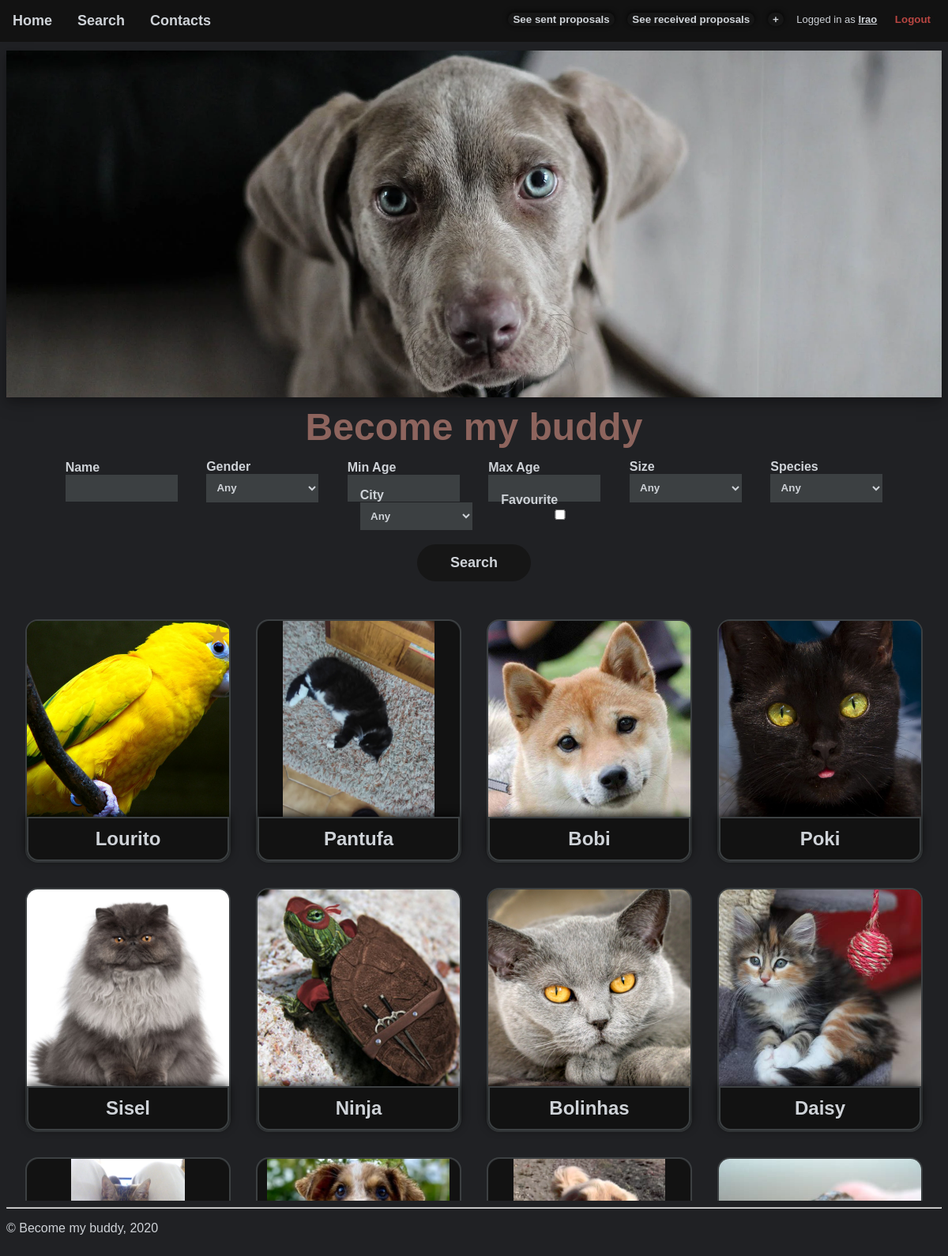
The app's page /pages/list.php (signed in) with its own data.
### tables this page shows
CREATE TABLE PetPost( 
    id INTEGER PRIMARY KEY,
    name TEXT NOT NULL,
    birth_date DATE NOT NULL,
    gender INTEGER CHECK (gender = 1 OR gender = 0), -- 0 male, 1 female
    size INTEGER CHECK (size = 1 OR size = 2 OR size = 3), -- 1 small, 2 medium, 3 big
    description TEXT NOT NULL,
    date DATE NOT NULL,
    color_id INTEGER REFERENCES Color(id),
    species_id INTEGER REFERENCES Species(id),
    city_id INTEGER REFERENCES City(id),
    user_id INTEGER REFERENCES User(id)
);

### pages/list.php (called while the page is built, shortened)
<?php
  require '../templates/common/tpl_header.php';
  require_once '../templates/tpl_list.php';
?>
<?php
  $filterOptions = getFilterOptions();
  $posts = $filterOptions['posts'];
  $values = $filterOptions['values'];
  drawSearch($values);
  drawPostList($posts);
  require '../templates/common/tpl_footer.php';
?>

### database/queries/db_post.php (called while the page is built, shortened)
<?php
    function conditionsToString($query_conditions_array)
    {
        if (count($query_conditions_array) == 0) {
            return '';
        }
        $res = 'WHERE ';
        $i = 0;
        $res .= $query_conditions_array[$i];
        return $res;
    }
    function getPosts($search_options, $query_conditions_array, $from_clause)
    {
        $query_conditions = conditionsToString($query_conditions_array);
        $db = Database::instance()->db();
        $stmt = $db->prepare(
            'SELECT DISTINCT PetPost.id as post_id, name, birth_date,
               cast(julianday(date("now")) - julianday(birth_date) as int) as age,
               gender, size, city_id, species_id,
             PetPhoto.id as photo_id, PetPhoto.extension as photo_extension
             FROM PetPost JOIN PetPhoto ON(PetPost.id = PetPhoto.post_id) ' .
            $from_clause .
            $query_conditions .
            ' GROUP BY PetPost.id'
        );
        $stmt->execute($search_options);
        return $stmt->fetchAll();
    }
?>

### templates/tpl_list.php (the view, shortened to what this page needs)
<?php
require_once '../database/queries/db_post.php';
require_once '../templates/tpl_utils.php';
?>
<?php function drawPostList($posts)
{
    ?>
<div class="list">
    <?php
    foreach($posts as $post) {
        drawPostItem($post);
    }
    ?>
</div>
<?php } ?>
<?php function drawFavouriteStar($post)
{
    if(isset($_SESSION['username']) && isset($post['isFavourite'])) { ?>
    <div id="favourite-star">
        <?php if ($post['isFavourite']) {
            echo '&bigstar;';
        }?>
    </div>
    <?php }
} ?>
<?php function drawPostItem($post)
{
    $photo_path = '/static/images/' . $post['photo_id'] . '.' . $post['photo_extension'];
    $post_path = 'post.php?post_id=' . $post['post_id'];
    ?>
  <a class="nounderline list-item" href="<?php echo $post_path; ?>">
    <?php drawFavouriteStar($post); ?>
    <div class="petimage">
      <div class="list-item-img" style="background: url('<?php echo $photo_path; ?>') no-repeat center /auto 100%"></div>
    </div>
    <div class="list-item-txt">
      <?php echo $post['name']; ?>
    </div>
  </a>
<?php } ?>
<?php function drawSearch($values)
{
    ?>
<form class="listfilter" action="../pages/list.php" method="GET">
  <div class="form-item listfilter-item" >
    <label for="name">Name</label>
    <input id="name" type="text" name="name" value="<?php echo $values['name'] ?>">
  </div>
  <div class="form-item listfilter-item" >
  </div>
  <div class="form-item listfilter-item" >
    <label for="min_age">Min Age</label>
    <input id="min_age" min="0" type="text" name="min_age" value="<?php echo $values['min_age'] ?>">
  </div>
  <div class="form-item listfilter-item" >
    <label for="max_age">Max Age</label>
    <input id="max_age" min="0" type="text" name="max_age" value="<?php echo $values['max_age'] ?>">
  </div>
  <div class="form-item listfilter-item" >
  </div>
  <div class="form-item listfilter-item" >
  </div>
  <div class="form-item listfilter-item" >
  </div>
  <?php if(isset($_SESSION['username'])) { ?>
  <div class="form-item listfilter-item" >
  <label for="favourite">Favourite</label>
    <input id="favourite" type="checkbox" name="favourite" value="true" <?php if($values['favourite'] == "true") echo 'checked'; ?> >
  </div>
  <?php } ?>
  <br>
  <input class="form-button listfilter-button" type="submit" value="Search">
</form>
<?php }?>
<?php function getFilterOptions()
{
    $search_options = array();
    $query_conditions = array();
    $from_clause = "";
    $curr_favourite = "false";
    $curr_name = '';
    $curr_min_age = '';
    $curr_max_age = '';
    $curr_gender = 'any';
    $curr_size = '';
    $curr_city = 'any';
    $curr_species = 'any';
    $current_values = array(
      'name'=> $curr_name,
      'min_age'=> $curr_min_age,
      'max_age'=> $curr_max_age,
      'gender'=> $curr_gender,
      'size'=> $curr_size,
      'city'=> $curr_city,
      'species'=> $curr_species,
      'favourite' => $curr_favourite
    );
    $posts = getPosts($search_options, $query_conditions, $from_clause);
    if(empty($search_options) && isset($_SESSION['username'])) {
        $posts = tagFavouritesAndSort($posts);
    }
    return array(
      'posts'=>$posts,
      'values'=> $current_values);
}?>
<?php function tagFavouritesAndSort($posts)
{
    $posts = array_map(
        function ($post) {
            $post['isFavourite'] = isFavourite(getUserId($_SESSION['username'])['id'], $post['post_id']);
            return $post;
        },
        $posts
    );
    usort(
        $posts,
        function ($p1, $p2) {
            if ($p1['isFavourite'] == $p2['isFavourite']) {
                return 0;
            }
            return ($p1['isFavourite']) ? -1 : 1;
        }
    );
    return $posts;
} ?>

### css/style.css (style rules this page uses)
:root { --fonts: helvetica, sans-serif; --background: #202124; --background-dark: #161616; --main: #cfd3d8; --green: #5d8d79; --red: #b94642; --darkGreen: #2f5e4a; --orange: #8d645d; --dark: #121212; --light: #3c4042; --button-corner-radius: 2em; --items-text-corner-radius: 0.6em; --qa-corner-radius: 0.6em; --petimage-corner-radius: 1em; --petimage-corner-radius-inner: 0.85em; --petimage-size: 16em; --petpost-img-size: 18em; }
body { font-family: var(--fonts); color: var(--main); background-color: var(--background); }
a { color: var(--main); font-weight: bold; }
button, input[type="submit"] { border: none; border-radius: var(--button-corner-radius); color: var(--main); background-color: var(--background-dark); text-align: center; }
.nounderline { text-decoration: none; }
.petimage { border-radius: var(--petimage-corner-radius); background-color: var(--dark); }
.petimage div { width: var(--petimage-size); height: var(--petimage-size); border-radius: var(--petimage-corner-radius); background-size: contain; }
.form-item { position: relative; display: inline-block; text-align: left; }
.form-item > label { position: absolute; bottom: 100%; left: 0; font-weight: bold; }
.form-item > input, .form-item > select { border: none; width: 100%; padding: 0.7em; box-sizing: border-box; background-color: var(--light); color: var(--main); font-weight: bold; }
.form-button { padding: 0.7em; box-sizing: border-box; background-color: var(--green); color: var(--background); font-weight: bold; font-size: large; }
.list-item { position: relative; border: 2px solid var(--light); border-radius: var(--petimage-corner-radius); text-align: center; font-weight: bold; }
.list-item-img { border-radius: var(--petimage-corner-radius-inner) var(--petimage-corner-radius-inner) 0 0 !important; }
.list-item-txt { margin-top: -0.3em; padding: 0.5em; font-size: x-large; border: 2px solid var(--light); border-radius: 0 0 var(--items-text-corner-radius) var(--items-text-corner-radius); background-color: var(--dark); box-shadow: 0 -0.1em 0.5em 0 rgba(0, 0, 0, 0.8); }
.listfilter { text-align: center; margin-bottom: 1em; }
.listfilter-item { width: 12%; }
.listfilter-item + .listfilter-item { margin-left: 2em; }
.listfilter-button { margin-top: 1em; width: 8em; }
#favourite-star { position: absolute; display: inline; top: 0; right: 0; background-color: transparent; color: goldenrod; font-size: xx-large; }

### css/layout.css (style rules this page uses)
:root { --top-bar-height: 4em; --bottom-bar-height: 4em; --list_gap: 2em; --list_gap_inv: -2em; --list-height: 48em; }
body { margin-top: var(--top-bar-height); }
.list { display: inline-flex; flex-wrap: wrap; justify-content: center; margin: 0 0 0 var(--list_gap_inv); width: calc(100% + var(--list_gap)); max-height: var(--list-height); overflow: auto; }
.list > * { margin: var(--list_gap) 0 0 var(--list_gap); }
.list-item { display: inline; }

### css/responsive.css (style rules this page uses)
:root { --top-bar-height: 4em; }

### records on screen
petpost: shows a picture, name "Lourito"
petpost: shows a picture, name "Pantufa"
petpost: shows a picture, name "Bobi"
petpost: shows a picture, name "Poki"
petpost: shows a picture, name "Sisel"
petpost: shows a picture, name "Ninja"
petpost: shows a picture, name "Bolinhas"
petpost: shows a picture, name "Daisy"
petpost: shows a picture
petpost: shows a picture
petpost: shows a picture
petpost: shows a picture

### other values on screen
$_SESSION['username'] "Irao"
$options_name "Gender Size Species City"
form field gender "Any"
form field size "Any"
form field species "Any"
form field city "Any"
